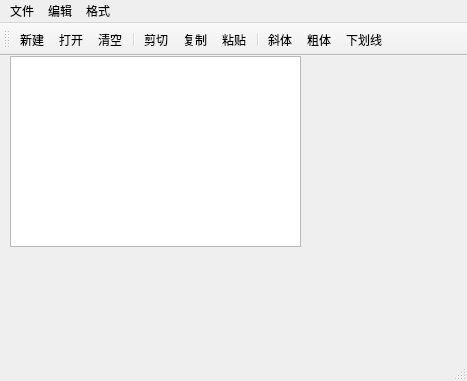
<?xml version="1.0" encoding="UTF-8"?>
<ui version="4.0">
 <class>QWmainWind</class>
 <widget class="QMainWindow" name="QWmainWind">
  <property name="geometry">
   <rect>
    <x>0</x>
    <y>0</y>
    <width>467</width>
    <height>381</height>
   </rect>
  </property>
  <property name="windowTitle">
   <string>QWmainWind</string>
  </property>
  <widget class="QWidget" name="centralWidget">
   <widget class="QTextEdit" name="txtEdit">
    <property name="geometry">
     <rect>
      <x>10</x>
      <y>0</y>
      <width>291</width>
      <height>191</height>
     </rect>
    </property>
   </widget>
  </widget>
  <widget class="QMenuBar" name="menuBar">
   <property name="geometry">
    <rect>
     <x>0</x>
     <y>0</y>
     <width>467</width>
     <height>28</height>
    </rect>
   </property>
   <widget class="QMenu" name="menu">
    <property name="title">
     <string>文件</string>
    </property>
    <addaction name="actNew"/>
    <addaction name="actOpen"/>
    <addaction name="separator"/>
    <addaction name="actClose"/>
   </widget>
   <widget class="QMenu" name="menu_2">
    <property name="title">
     <string>编辑</string>
    </property>
    <addaction name="actCut"/>
    <addaction name="actCopy"/>
    <addaction name="actPaste"/>
    <addaction name="separator"/>
    <addaction name="actClear"/>
   </widget>
   <widget class="QMenu" name="menu_3">
    <property name="title">
     <string>格式</string>
    </property>
    <addaction name="actFontBold"/>
    <addaction name="actFontItalic"/>
    <addaction name="actFontUnder"/>
    <addaction name="separator"/>
    <addaction name="actToolbarLab"/>
   </widget>
   <addaction name="menu"/>
   <addaction name="menu_2"/>
   <addaction name="menu_3"/>
  </widget>
  <widget class="QToolBar" name="mainToolBar">
   <attribute name="toolBarArea">
    <enum>TopToolBarArea</enum>
   </attribute>
   <attribute name="toolBarBreak">
    <bool>false</bool>
   </attribute>
   <addaction name="actNew"/>
   <addaction name="actOpen"/>
   <addaction name="actClear"/>
   <addaction name="separator"/>
   <addaction name="actCut"/>
   <addaction name="actCopy"/>
   <addaction name="actPaste"/>
   <addaction name="separator"/>
   <addaction name="actFontItalic"/>
   <addaction name="actFontBold"/>
   <addaction name="actFontUnder"/>
  </widget>
  <widget class="QStatusBar" name="statusBar"/>
  <action name="actCut">
   <property name="icon">
    <iconset resource="res.qrc">
     <normaloff>:/images/images/cut.bmp</normaloff>:/images/images/cut.bmp</iconset>
   </property>
   <property name="text">
    <string>剪切</string>
   </property>
   <property name="toolTip">
    <string>剪切</string>
   </property>
   <property name="shortcut">
    <string>Ctrl+X</string>
   </property>
  </action>
  <action name="actCopy">
   <property name="icon">
    <iconset resource="res.qrc">
     <normaloff>:/images/images/120.bmp</normaloff>:/images/images/120.bmp</iconset>
   </property>
   <property name="text">
    <string>复制</string>
   </property>
   <property name="toolTip">
    <string>复制</string>
   </property>
   <property name="shortcut">
    <string>Ctrl+C</string>
   </property>
  </action>
  <action name="actPaste">
   <property name="icon">
    <iconset resource="res.qrc">
     <normaloff>:/images/images/paste.bmp</normaloff>:/images/images/paste.bmp</iconset>
   </property>
   <property name="text">
    <string>粘贴</string>
   </property>
   <property name="toolTip">
    <string>粘贴</string>
   </property>
   <property name="shortcut">
    <string>Ctrl+V</string>
   </property>
  </action>
  <action name="actFontBold">
   <property name="checkable">
    <bool>true</bool>
   </property>
   <property name="icon">
    <iconset resource="res.qrc">
     <normaloff>:/images/images/BLD.BMP</normaloff>:/images/images/BLD.BMP</iconset>
   </property>
   <property name="text">
    <string>粗体</string>
   </property>
   <property name="toolTip">
    <string>粗体</string>
   </property>
  </action>
  <action name="actFontItalic">
   <property name="checkable">
    <bool>true</bool>
   </property>
   <property name="icon">
    <iconset resource="res.qrc">
     <normaloff>:/images/images/ITL.BMP</normaloff>:/images/images/ITL.BMP</iconset>
   </property>
   <property name="text">
    <string>斜体</string>
   </property>
   <property name="toolTip">
    <string>斜体</string>
   </property>
  </action>
  <action name="actFontUnder">
   <property name="checkable">
    <bool>true</bool>
   </property>
   <property name="icon">
    <iconset resource="res.qrc">
     <normaloff>:/images/images/WORDUNDR.BMP</normaloff>:/images/images/WORDUNDR.BMP</iconset>
   </property>
   <property name="text">
    <string>下划线</string>
   </property>
   <property name="toolTip">
    <string>下划线</string>
   </property>
  </action>
  <action name="actClose">
   <property name="icon">
    <iconset resource="res.qrc">
     <normaloff>:/images/images/exit.bmp</normaloff>:/images/images/exit.bmp</iconset>
   </property>
   <property name="text">
    <string>退出</string>
   </property>
   <property name="toolTip">
    <string>退出</string>
   </property>
  </action>
  <action name="actOpen">
   <property name="icon">
    <iconset resource="res.qrc">
     <normaloff>:/images/images/open3.bmp</normaloff>:/images/images/open3.bmp</iconset>
   </property>
   <property name="text">
    <string>打开</string>
   </property>
   <property name="toolTip">
    <string>打开文件</string>
   </property>
   <property name="shortcut">
    <string>Ctrl+O</string>
   </property>
  </action>
  <action name="actClear">
   <property name="icon">
    <iconset resource="res.qrc">
     <normaloff>:/images/images/103.bmp</normaloff>:/images/images/103.bmp</iconset>
   </property>
   <property name="text">
    <string>清空</string>
   </property>
   <property name="toolTip">
    <string>清空</string>
   </property>
  </action>
  <action name="actFont">
   <property name="icon">
    <iconset resource="res.qrc">
     <normaloff>:/images/images/20.ico</normaloff>:/images/images/20.ico</iconset>
   </property>
   <property name="text">
    <string>字体..</string>
   </property>
   <property name="toolTip">
    <string>字体</string>
   </property>
  </action>
  <action name="actNew">
   <property name="icon">
    <iconset resource="res.qrc">
     <normaloff>:/images/images/new2.bmp</normaloff>:/images/images/new2.bmp</iconset>
   </property>
   <property name="text">
    <string>新建</string>
   </property>
   <property name="toolTip">
    <string>新建</string>
   </property>
   <property name="shortcut">
    <string>Ctrl+N</string>
   </property>
  </action>
  <action name="actToolbarLab">
   <property name="checkable">
    <bool>true</bool>
   </property>
   <property name="text">
    <string>显示工具栏文字标签</string>
   </property>
   <property name="toolTip">
    <string>显示工具栏文字标签</string>
   </property>
  </action>
 </widget>
 <layoutdefault spacing="6" margin="11"/>
 <resources>
  <include location="res.qrc"/>
 </resources>
 <connections>
  <connection>
   <sender>actPaste</sender>
   <signal>triggered()</signal>
   <receiver>txtEdit</receiver>
   <slot>paste()</slot>
   <hints>
    <hint type="sourcelabel">
     <x>-1</x>
     <y>-1</y>
    </hint>
    <hint type="destinationlabel">
     <x>155</x>
     <y>162</y>
    </hint>
   </hints>
  </connection>
  <connection>
   <sender>actCut</sender>
   <signal>triggered()</signal>
   <receiver>txtEdit</receiver>
   <slot>cut()</slot>
   <hints>
    <hint type="sourcelabel">
     <x>-1</x>
     <y>-1</y>
    </hint>
    <hint type="destinationlabel">
     <x>155</x>
     <y>162</y>
    </hint>
   </hints>
  </connection>
  <connection>
   <sender>actCopy</sender>
   <signal>triggered()</signal>
   <receiver>txtEdit</receiver>
   <slot>copy()</slot>
   <hints>
    <hint type="sourcelabel">
     <x>-1</x>
     <y>-1</y>
    </hint>
    <hint type="destinationlabel">
     <x>155</x>
     <y>162</y>
    </hint>
   </hints>
  </connection>
  <connection>
   <sender>actClose</sender>
   <signal>triggered()</signal>
   <receiver>QWmainWind</receiver>
   <slot>close()</slot>
   <hints>
    <hint type="sourcelabel">
     <x>-1</x>
     <y>-1</y>
    </hint>
    <hint type="destinationlabel">
     <x>233</x>
     <y>190</y>
    </hint>
   </hints>
  </connection>
  <connection>
   <sender>actClear</sender>
   <signal>triggered()</signal>
   <receiver>txtEdit</receiver>
   <slot>clear()</slot>
   <hints>
    <hint type="sourcelabel">
     <x>-1</x>
     <y>-1</y>
    </hint>
    <hint type="destinationlabel">
     <x>155</x>
     <y>162</y>
    </hint>
   </hints>
  </connection>
 </connections>
</ui>
